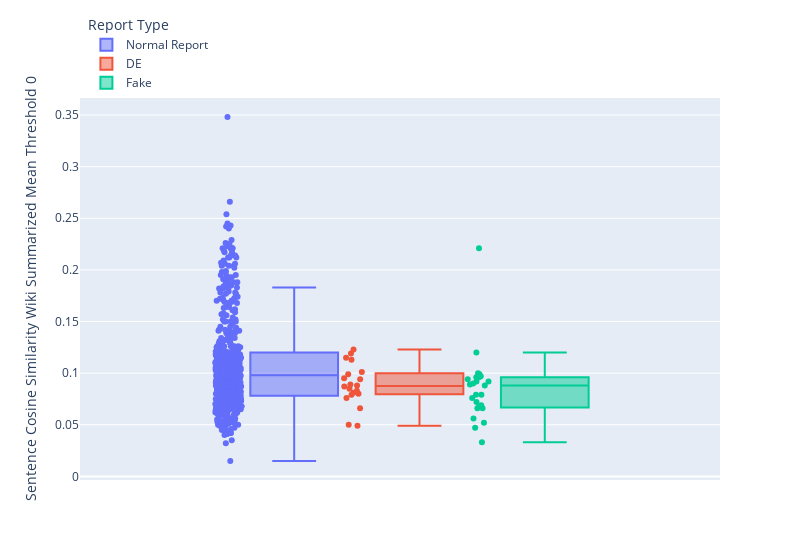

Notebook cell for this chart:
### Code cell
fig = px.box(result, y="Sentence Cosine Similarity Wiki Summarized Mean Threshold 0", points="all", color = "Report Type", width=800)
fig.update_layout(legend=dict(
    yanchor="bottom",
    y=1,
    xanchor="left",
    x=0.01
))
fig.show()

### Figure 1 — Plotly figure (JSON) as saved in the notebook; plotly's stock layout.template omitted (floating-point values rounded to 4 significant figures; data arrays with more than 128 entries replaced by an {"elided": "..."} marker saying what was removed)
{"data": [{"alignmentgroup": "True", "boxpoints": "all", "hovertemplate": "Report Type=Normal Report<br>Sentence Cosine Similarity Wiki Summarized Mean Threshold 0=%{y}<extra></extra>", "legendgroup": "Normal Report", "marker": {"color": "#636efa"}, "name": "Normal Report", "notched": false, "offsetgroup": "Normal Report", "orientation": "v", "showlegend": true, "type": "box", "x0": " ", "xaxis": "x", "y": {"elided": "540 float values"}, "y0": " ", "yaxis": "y"}, {"alignmentgroup": "True", "boxpoints": "all", "hovertemplate": "Report Type=DE<br>Sentence Cosine Similarity Wiki Summarized Mean Threshold 0=%{y}<extra></extra>", "legendgroup": "DE", "marker": {"color": "#EF553B"}, "name": "DE", "notched": false, "offsetgroup": "DE", "orientation": "v", "showlegend": true, "type": "box", "x0": " ", "xaxis": "x", "y": [0.101, 0.088, 0.05, 0.085, 0.076, 0.115, 0.087, 0.066, 0.081, 0.083, 0.113, 0.095, 0.094, 0.123, 0.08, 0.119, 0.099, 0.049, 0.089, 0.079], "y0": " ", "yaxis": "y"}, {"alignmentgroup": "True", "boxpoints": "all", "hovertemplate": "Report Type=Fake<br>Sentence Cosine Similarity Wiki Summarized Mean Threshold 0=%{y}<extra></extra>", "legendgroup": "Fake", "marker": {"color": "#00cc96"}, "name": "Fake", "notched": false, "offsetgroup": "Fake", "orientation": "v", "showlegend": true, "type": "box", "x0": " ", "xaxis": "x", "y": [0.097, 0.1, 0.096, 0.099, 0.033, 0.12, 0.069, 0.066, 0.092, 0.076, 0.089, 0.066, 0.052, 0.092, 0.056, 0.221, 0.088, 0.094, 0.09, 0.047, 0.067, 0.079, 0.072, 0.096, 0.079], "y0": " ", "yaxis": "y"}], "layout": {"boxmode": "group", "legend": {"title": {"text": "Report Type"}, "tracegroupgap": 0, "x": 0.01, "xanchor": "left", "y": 1, "yanchor": "bottom"}, "margin": {"t": 60}, "width": 800, "xaxis": {"anchor": "y", "domain": [0, 1]}, "yaxis": {"anchor": "x", "domain": [0, 1], "title": {"text": "Sentence Cosine Similarity Wiki Summarized Mean Threshold 0"}}}}
